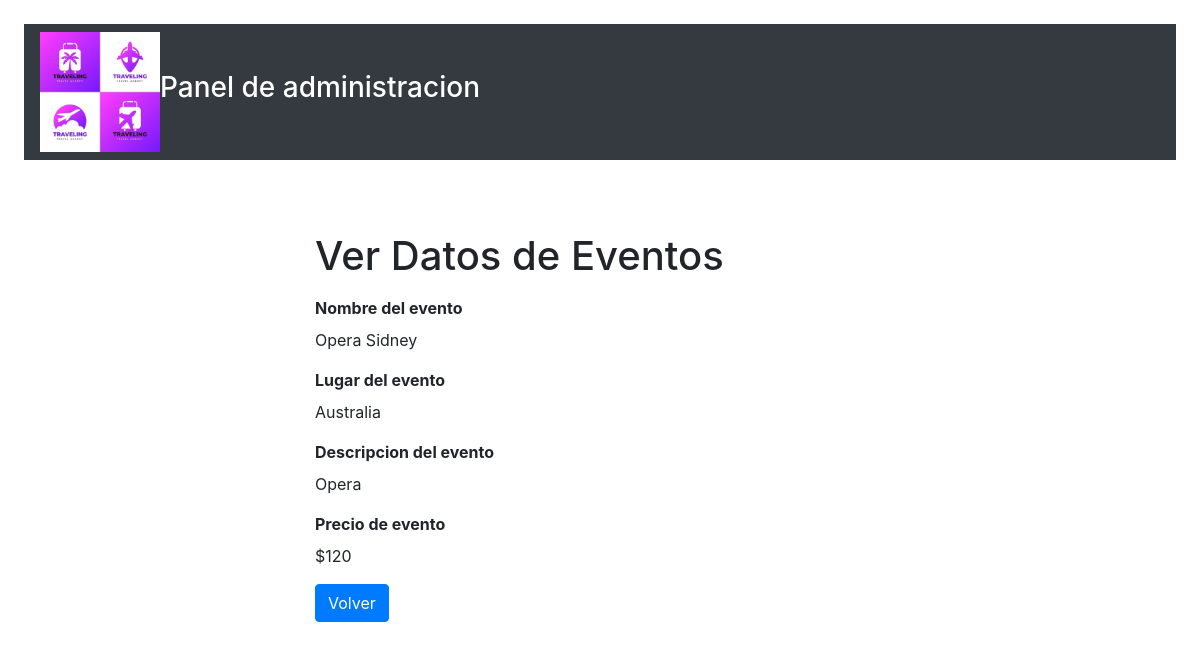
Page /readEvento.php?idEvento=1 on the committed database.
### tables this page shows
CREATE TABLE `eventos` (
  `idEvento` int(11) NOT NULL,
  `nombreEvento` varchar(100) NOT NULL,
  `lugarEvento` varchar(255) NOT NULL,
  `descripcionEvento` varchar(255) NOT NULL,
  `precioEvento` int(10) NOT NULL
);

### readEvento.php (the view, shortened to what this page needs)
<?php
if (isset($_GET["idEvento"]) && !empty(trim($_GET["idEvento"]))) {
    require_once "config.php";
    $sql = "SELECT * FROM eventos WHERE idEvento = :idEvento";
    if ($stmt = $pdo->prepare($sql)) {
        $stmt->bindParam(":idEvento", $param_idEvento);
        if ($stmt->execute()) {
            if ($stmt->rowCount() == 1) {
                $row = $stmt->fetch(PDO::FETCH_ASSOC);
            } else {
                header("location: error.php");
                exit();
            }
        } else {
            echo "Oops! Algo salio mal, intente luego.";
        }
    }
} else {
    header("location: error.php");
    exit();
}
?>
<!DOCTYPE html>
<html lang="en">
<head>
    <link rel="stylesheet" href="https://stackpath.bootstrapcdn.com/bootstrap/4.5.2/css/bootstrap.min.css">
</head>
<body>
    <div class="m-4">
        <nav class="navbar navbar-expand-sm navbar-dark bg-dark">
            <img src="images/logo2.jpg" width="120" height="120" alt="Logo" />
            <h1 style="color: white; text-align: justify;font-size: 28px;">Panel de administracion</h1>
    </div>
    <div class="wrapper">
        <div class="container-fluid">
            <div class="row">
                <div class="col-md-12">
                    <h1 class="mt-5 mb-3">Ver Datos de Eventos</h1>
                    <div class="form-group">
                        <b><label>Nombre del evento</label></b>
                        <p><?php echo $row["nombreEvento"]; ?></p>
                    </div>
                    <div class="form-group">
                        <b><label>Lugar del evento</label></b>
                        <p><?php echo $row["lugarEvento"]; ?></p>
                    </div>
                    <div class="form-group">
                        <b><label>Descripcion del evento</label></b>
                        <p><?php echo $row["descripcionEvento"]; ?></p>
                    </div>
                    <div class="form-group">
                        <b><label>Precio de evento</label></b>
                        <p><?php echo "$", $row["precioEvento"]; ?></p>
                    </div>
                    <p><a href="listaEventos.php" class="btn btn-primary">Volver</a></p>
                </div>
            </div>
        </div>
    </div>
</body>
</html>

### readEvento.php (style rules this page uses)
.wrapper { width: 600px; margin: 0 auto; }

### rows in the picture
eventos: nombreEvento "Opera Sidney", lugarEvento "Australia", descripcionEvento "Opera", precioEvento "120"
